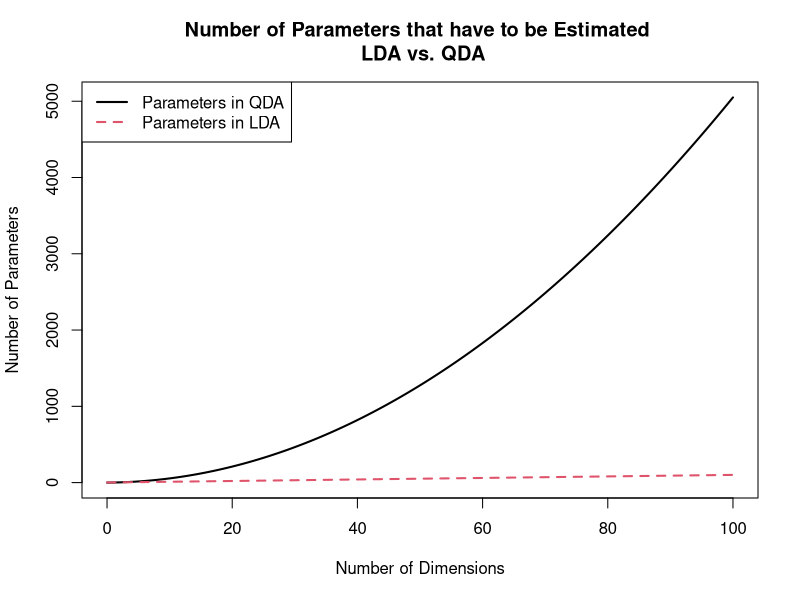
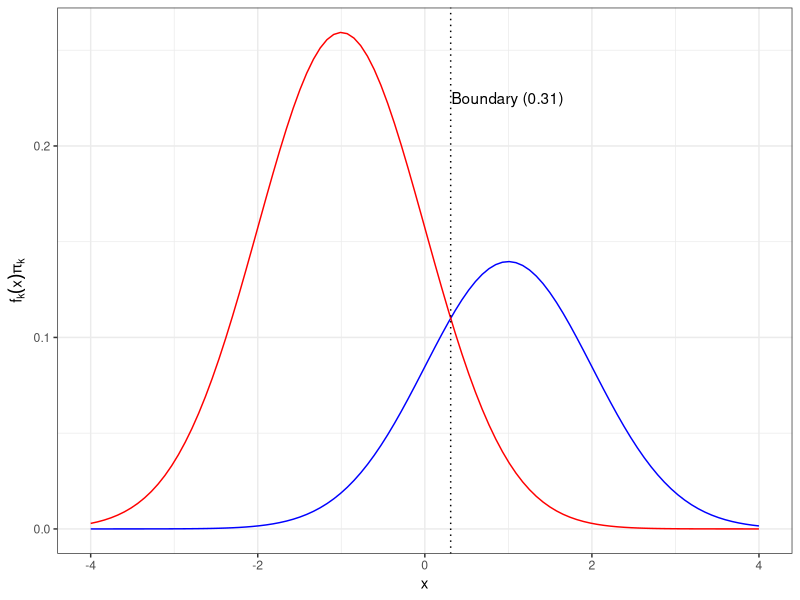

Here is the R script that generated these plots, in order:
## ---- chunk 1
library(ggplot2)
## ---- chunk 2
x <- seq(0, 100, length = 1000)
plot(x, ((x * (x + 1)) / 2),
  type = "l",
  col = 1,
  lwd = 2,
  main = "Number of Parameters that have to be Estimated \n LDA vs. QDA",
  xlab = "Number of Dimensions", ylab = "Number of Parameters"
)

lines(x, (x + 1),
  col = 2,
  lty = 2,
  lwd = 2
)

legend(
  x = "topleft",
  col = 1:2,
  lty = c(1, 2),
  c("Parameters in QDA", "Parameters in LDA"),
  lwd = c(2, 2)
)
## ---- chunk 3
mu_1 <- 1
mu_2 <- (-1)
sigma <- 1
pi_1 <- 0.35
pi_2 <- 0.65
x <- seq(from = -4, to = 4, length = 100)
f_1 <- dnorm(x, mean = mu_1, sd = sigma)
f_2 <- dnorm(x, mean = mu_2, sd = sigma)
delta <- function(x, mu, sigma, pi) {
  x * mu / sigma^2 - mu^2 / (2 * sigma^2) + log(pi)
}
delta_1 <- delta(x, mu_1, sigma, pi_1)
delta_2 <- delta(x, mu_2, sigma, pi_2)
df <- data.frame(x = x, f_1 = f_1, f_2 = f_2, delta_1 = delta_1, delta_2 = delta_2)
## ---- chunk 4
ggplot(df, aes(x = x)) +
  geom_line(aes(y = f_1 * pi_1), color = "blue") +
  geom_line(aes(y = f_2 * pi_2), color = "red") +
  labs(y = expression(f[k](x) * pi[k])) +
  theme_bw() +
  geom_vline(xintercept = (mu_1 + mu_2) / 2 + sigma^2 * log(pi_2 / pi_1) / (mu_1 - mu_2), linetype = "dotted") +
  annotate("text", x = 0.99, y = 0.225, label = "Boundary (0.31)")
